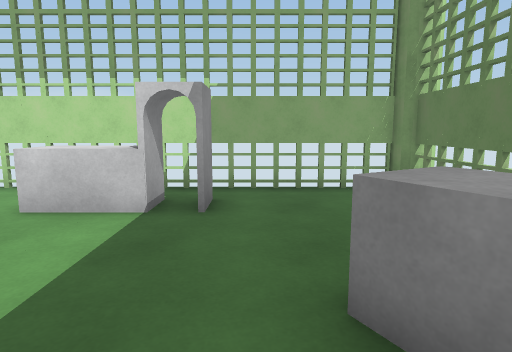
View 1 (above)

13 first-person views from a walk through a scene from a Unity 3-D project. The camera is 1.3 m above the floor, tilts 8° down and sees 75° across. The floor is counted in squares, 1 m on a side. Each view is taken from the middle of a square. On the plan, view 1 faces up. The plan holds only what a view shows up to about 14 squares ahead; the rest is blank.

View 2
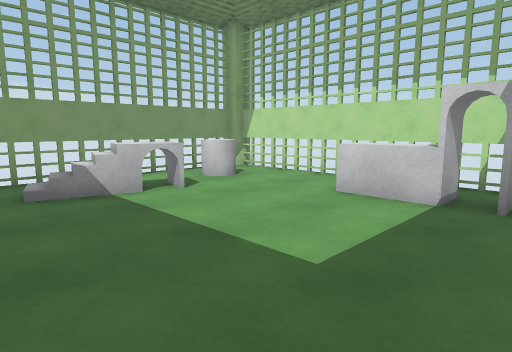

View 3
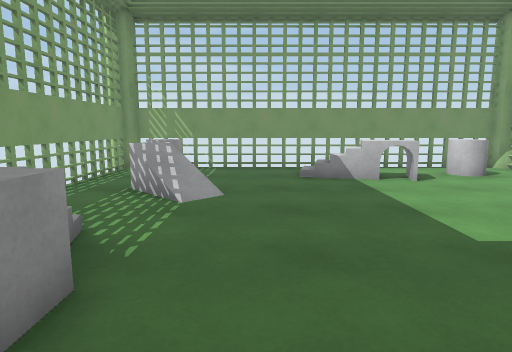

View 4
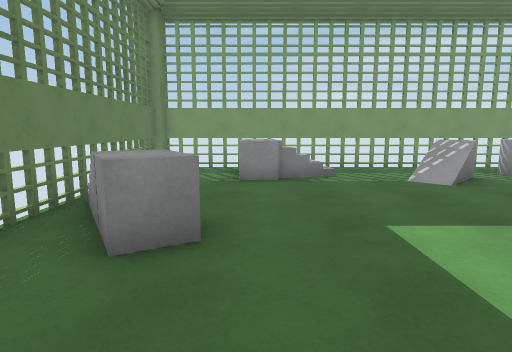

View 5
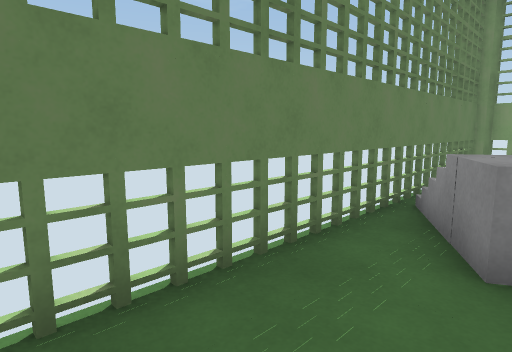

View 6
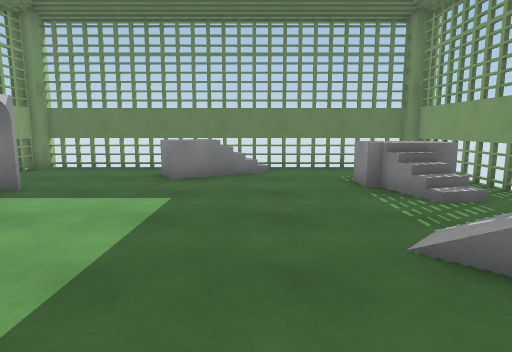

View 7
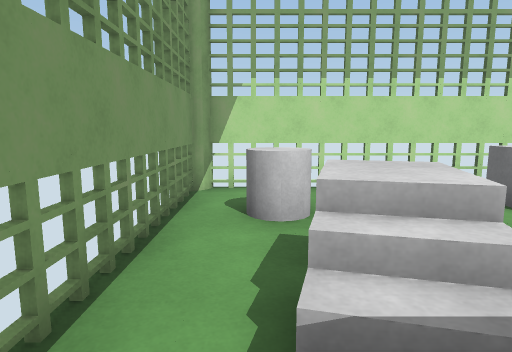

View 8
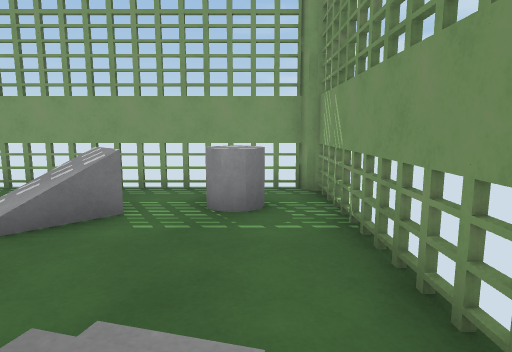

View 9
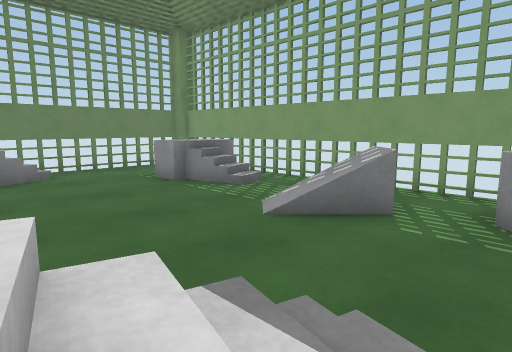

View 10
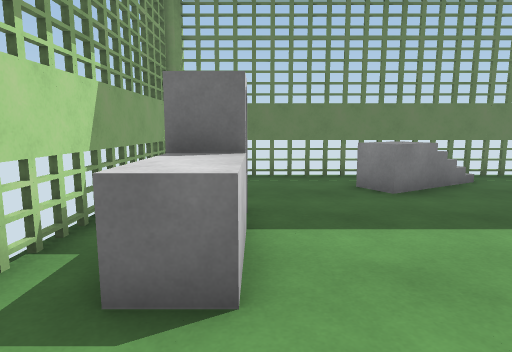

View 11
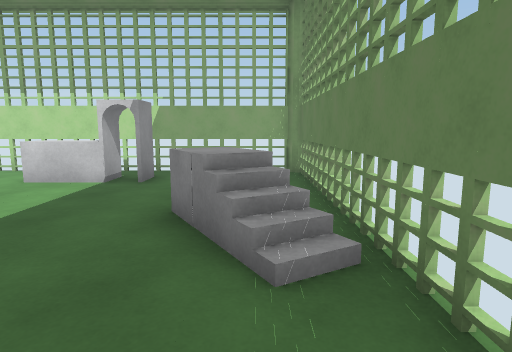

View 12
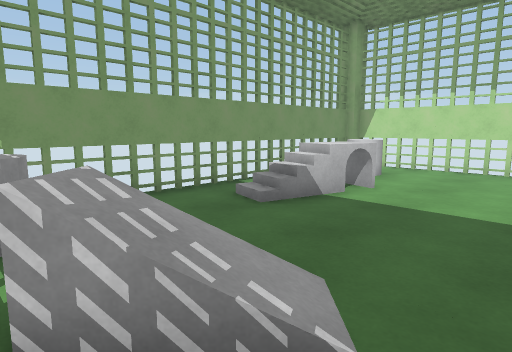

View 13
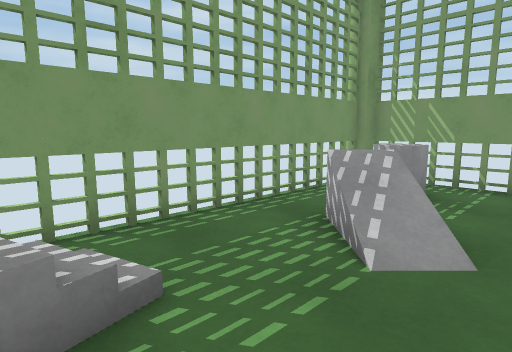

### Floor plan
Key: @ floor where view 1 was taken; # wall or solid block; . floor; / step, stairs or slope; = window, fence, low wall or low ledge; C column; O other object.
Columns run from 10 left of view 1 to 4 right of it. Each row starts with its distance up from view 1.
  8 CC###########CC
  7 COOOOOOOOOOOOOC
  6 #O    OOOO.. O#
  5 #OOO.  OOO   O#
  4 #O           O#
  3 #O O         O#
  2 #O.=       O=O#
  1 #O==       .=O#
  0 #O..      @ OO#
 -1 #O       .. .O#
 -2 #O   ..      O#
 -3 #OO =O. /OO .O#
 -4 #OOO.= .//O  O#
 -5 COOOOOOOOOOOOOC
 -6 CC###########CC

Where each view was taken, in squares from view 1:
view 1: 0 up, 0 right, facing up
view 2: 1 down, 0 right, facing up-left
view 3: 1 down, 2 right, facing left
view 4: 6 up, 0 right, facing down
view 5: 6 up, 1 right, facing down-right
view 6: 0 up, 8 left, facing right
view 7: 0 up, 8 left, facing up
view 8: 2 up, 8 left, facing down
view 9: 2 up, 8 left, facing down-right
view 10: 5 up, 6 left, facing right
view 11: 3 down, 2 right, facing up
view 12: 4 down, 3 left, facing up-left
view 13: 1 down, 1 left, facing down-left
